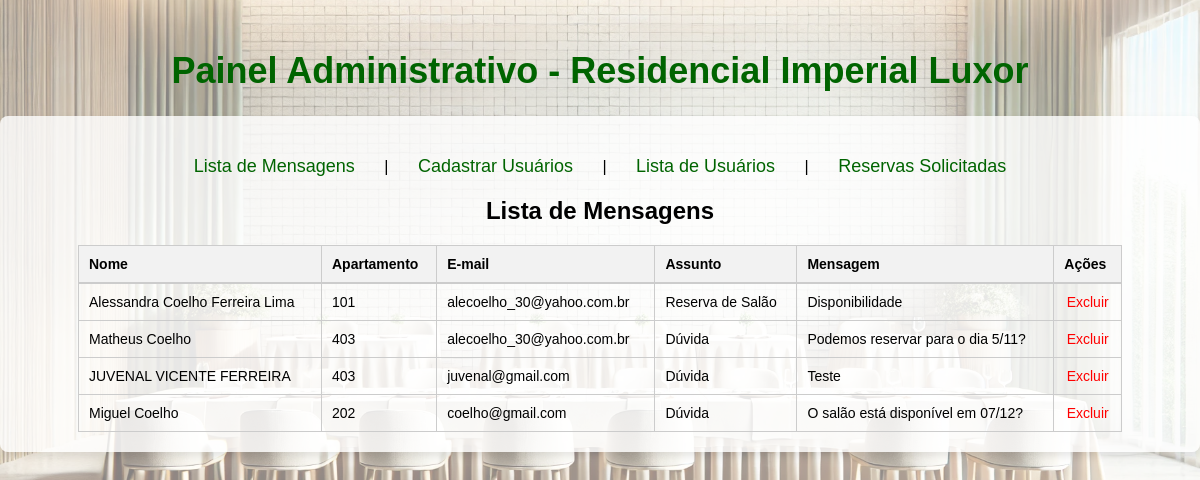
The app's page /projeto_reserva_salao-main/admin/index.php?pg=lista_msg, older data.
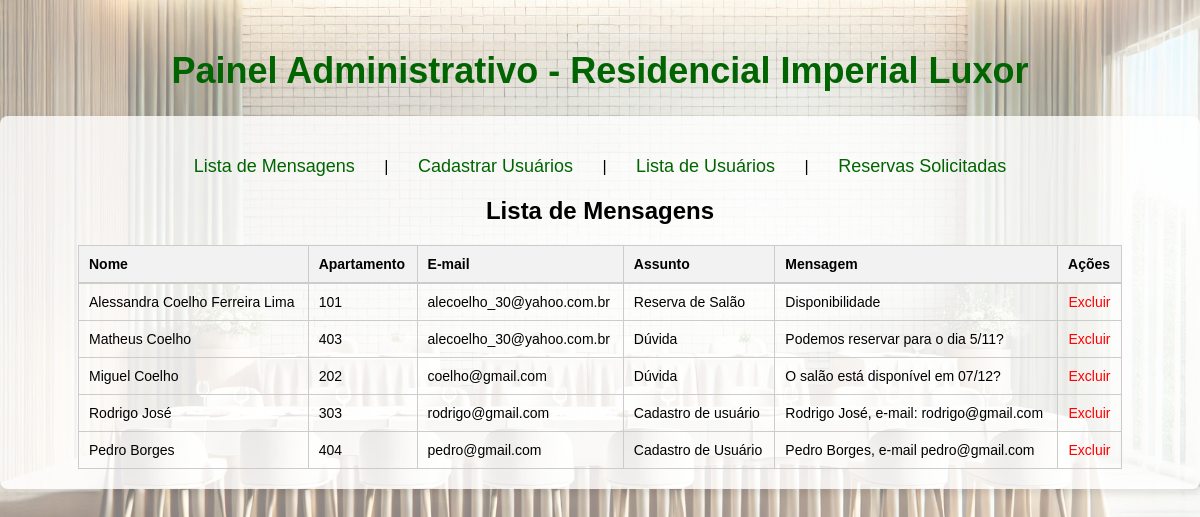
The same page, newer data.
### tables this page shows
CREATE TABLE `contato` (
  `id` int(11) NOT NULL,
  `nome` varchar(100) DEFAULT NULL,
  `apartamento` int(3) DEFAULT NULL,
  `email` varchar(100) DEFAULT NULL,
  `assunto` varchar(50) DEFAULT NULL,
  `mensagem` text DEFAULT NULL
);

### projeto_reserva_salao-main/admin/lista_msg.php (the view, shortened to what this page needs)
<h2 style="text-align: center; font-family: Arial, sans-serif;">Lista de Mensagens</h2>
<?php
include_once("../config.inc.php");
$sql = mysqli_query($conexao, "SELECT * FROM contato");
if ($sql && mysqli_num_rows($sql) > 0) {
    echo '<div style="width: 90%; margin: 0 auto; font-family: Arial, sans-serif;">';
    echo '<table style="width: 100%; border-collapse: collapse; text-align: left; font-size: 14px;">';
    echo '<thead>';
    echo '<tr style="background-color: #f2f2f2; border-bottom: 2px solid #ccc;">';
    echo '<th style="padding: 10px; border: 1px solid #ccc;">Nome</th>';
    echo '<th style="padding: 10px; border: 1px solid #ccc;">Apartamento</th>';
    echo '<th style="padding: 10px; border: 1px solid #ccc;">E-mail</th>';
    echo '<th style="padding: 10px; border: 1px solid #ccc;">Assunto</th>';
    echo '<th style="padding: 10px; border: 1px solid #ccc;">Mensagem</th>';
    echo '<th style="padding: 10px; border: 1px solid #ccc;">Ações</th>';
    echo '</tr>';
    echo '</thead>';
    echo '<tbody>';
    while ($tabela = mysqli_fetch_array($sql)) {
        echo '<tr>';
        echo '<td style="padding: 10px; border: 1px solid #ccc;">' . htmlspecialchars($tabela['nome']) . '</td>';
        echo '<td style="padding: 10px; border: 1px solid #ccc;">' . htmlspecialchars($tabela['apartamento']) . '</td>';
        echo '<td style="padding: 10px; border: 1px solid #ccc;">' . htmlspecialchars($tabela['email']) . '</td>';
        echo '<td style="padding: 10px; border: 1px solid #ccc;">' . htmlspecialchars($tabela['assunto']) . '</td>';
        echo '<td style="padding: 10px; border: 1px solid #ccc; max-width: 300px; overflow: hidden; text-overflow: ellipsis; white-space: nowrap;">' . htmlspecialchars($tabela['mensagem']) . '</td>';
        echo '<td style="padding: 10px; border: 1px solid #ccc; text-align: center;">';
        echo '<a href="?pg=excluir&id=' . htmlspecialchars($tabela['id']) . '" style="color: red; text-decoration: none;" onclick="return confirm(\'Tem certeza que deseja excluir esta mensagem?\');">Excluir</a>';
        echo '</td>';
        echo '</tr>';
    }
    echo '</tbody>';
    echo '</table>';
    echo '</div>';
} else {
    echo "<p style='text-align: center; color: #555;'>Não há mensagens cadastradas.</p>";
}
?>

Row changes from the older to the newer data that the page shows:
removed contato: nome "JUVENAL VICENTE FERREIRA", apartamento "403", email "juvenal@gmail.com", assunto "Dúvida", mensagem "Teste"
added contato: nome "Rodrigo José", apartamento "303", email "rodrigo@gmail.com", assunto "Cadastro de usuário", mensagem "Rodrigo José, e-mail: rodrigo@gmail.com"
added contato: nome "Pedro Borges", apartamento "404", email "pedro@gmail.com", assunto "Cadastro de Usuário", mensagem "Pedro Borges, e-mail pedro@gmail.com"
